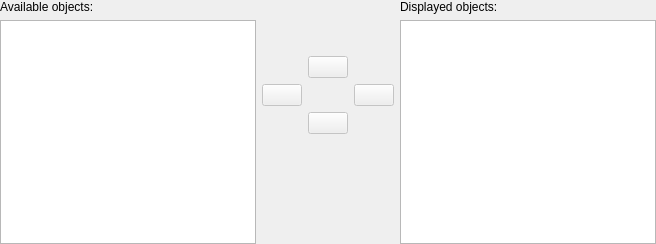
     <widget class="QWidget" name="tab" >
      <attribute name="title" >
       <string>C&amp;ontent</string>
      </attribute>
      <layout class="QGridLayout" >
       <property name="leftMargin" >
        <number>0</number>
       </property>
       <property name="topMargin" >
        <number>0</number>
       </property>
       <property name="rightMargin" >
        <number>0</number>
       </property>
       <property name="bottomMargin" >
        <number>0</number>
       </property>
       <item row="0" column="1" >
        <spacer>
         <property name="orientation" >
          <enum>Qt::Vertical</enum>
         </property>
         <property name="sizeType" >
          <enum>QSizePolicy::Expanding</enum>
         </property>
         <property name="sizeHint" >
          <size>
           <width>31</width>
           <height>50</height>
          </size>
         </property>
        </spacer>
       </item>
       <item row="2" column="1" >
        <spacer>
         <property name="orientation" >
          <enum>Qt::Vertical</enum>
         </property>
         <property name="sizeType" >
          <enum>QSizePolicy::Expanding</enum>
         </property>
         <property name="sizeHint" >
          <size>
           <width>31</width>
           <height>110</height>
          </size>
         </property>
        </spacer>
       </item>
       <item rowspan="3" row="0" column="0" >
        <layout class="QVBoxLayout" >
         <property name="leftMargin" >
          <number>0</number>
         </property>
         <property name="topMargin" >
          <number>0</number>
         </property>
         <property name="rightMargin" >
          <number>0</number>
         </property>
         <property name="bottomMargin" >
          <number>0</number>
         </property>
         <item>
          <widget class="QLabel" name="TextLabel4_4_2" >
           <property name="sizePolicy" >
            <sizepolicy vsizetype="Fixed" hsizetype="Fixed" >
             <horstretch>0</horstretch>
             <verstretch>0</verstretch>
            </sizepolicy>
           </property>
           <property name="text" >
            <string>Available objects:</string>
           </property>
           <property name="wordWrap" >
            <bool>false</bool>
           </property>
           <property name="buddy" >
            <cstring>AvailableCurveList</cstring>
           </property>
          </widget>
         </item>
         <item>
          <widget class="QListWidget" name="_availableCurveList" />
         </item>
        </layout>
       </item>
       <item rowspan="3" row="0" column="2" >
        <layout class="QVBoxLayout" >
         <property name="leftMargin" >
          <number>0</number>
         </property>
         <property name="topMargin" >
          <number>0</number>
         </property>
         <property name="rightMargin" >
          <number>0</number>
         </property>
         <property name="bottomMargin" >
          <number>0</number>
         </property>
         <item>
          <widget class="QLabel" name="TextLabel3_3_2" >
           <property name="sizePolicy" >
            <sizepolicy vsizetype="Fixed" hsizetype="Fixed" >
             <horstretch>0</horstretch>
             <verstretch>0</verstretch>
            </sizepolicy>
           </property>
           <property name="text" >
            <string>Displayed objects:</string>
           </property>
           <property name="wordWrap" >
            <bool>false</bool>
           </property>
           <property name="buddy" >
            <cstring>DisplayedCurveList</cstring>
           </property>
          </widget>
         </item>
         <item>
          <widget class="QListWidget" name="_displayedCurveList" />
         </item>
        </layout>
       </item>
       <item row="1" column="1" >
        <layout class="QGridLayout" >
         <property name="leftMargin" >
          <number>0</number>
         </property>
         <property name="topMargin" >
          <number>0</number>
         </property>
         <property name="rightMargin" >
          <number>0</number>
         </property>
         <property name="bottomMargin" >
          <number>0</number>
         </property>
         <item row="1" column="1" >
          <widget class="QPushButton" name="_up" >
           <property name="enabled" >
            <bool>false</bool>
           </property>
           <property name="sizePolicy" >
            <sizepolicy vsizetype="Fixed" hsizetype="Fixed" >
             <horstretch>0</horstretch>
             <verstretch>0</verstretch>
            </sizepolicy>
           </property>
           <property name="toolTip" >
            <string>Raise in plot order: Alt+up</string>
           </property>
           <property name="text" >
            <string/>
           </property>
           <property name="shortcut" >
            <string>Alt+Up</string>
           </property>
          </widget>
         </item>
         <item row="3" column="1" >
          <widget class="QPushButton" name="_down" >
           <property name="enabled" >
            <bool>false</bool>
           </property>
           <property name="sizePolicy" >
            <sizepolicy vsizetype="Fixed" hsizetype="Fixed" >
             <horstretch>0</horstretch>
             <verstretch>0</verstretch>
            </sizepolicy>
           </property>
           <property name="toolTip" >
            <string>Lower in plot order: Alt+down</string>
           </property>
           <property name="text" >
            <string/>
           </property>
           <property name="shortcut" >
            <string>Alt+Down</string>
           </property>
          </widget>
         </item>
         <item row="2" column="2" >
          <widget class="QPushButton" name="_add" >
           <property name="enabled" >
            <bool>false</bool>
           </property>
           <property name="sizePolicy" >
            <sizepolicy vsizetype="Fixed" hsizetype="Fixed" >
             <horstretch>0</horstretch>
             <verstretch>0</verstretch>
            </sizepolicy>
           </property>
           <property name="toolTip" >
            <string>Select: Alt+s</string>
           </property>
           <property name="text" >
            <string/>
           </property>
           <property name="shortcut" >
            <string>Alt+S, Alt+F, Alt+F</string>
           </property>
          </widget>
         </item>
         <item row="2" column="0" >
          <widget class="QPushButton" name="_remove" >
           <property name="enabled" >
            <bool>false</bool>
           </property>
           <property name="sizePolicy" >
            <sizepolicy vsizetype="Fixed" hsizetype="Fixed" >
             <horstretch>0</horstretch>
             <verstretch>0</verstretch>
            </sizepolicy>
           </property>
           <property name="toolTip" >
            <string>Remove: Alt+r</string>
           </property>
           <property name="text" >
            <string/>
           </property>
          </widget>
         </item>
        </layout>
       </item>
      </layout>
     </widget>
